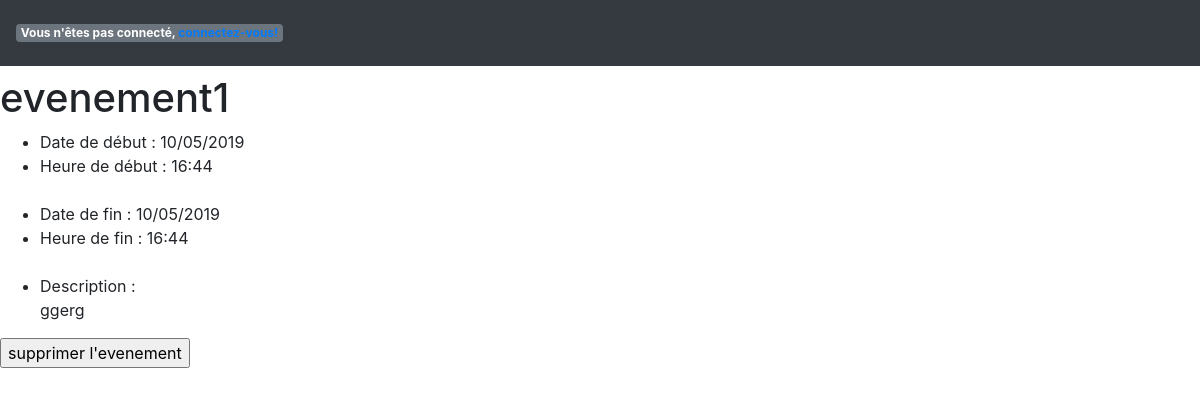
The app's page /event.php?id=12 with its own data.
### tables this page shows
CREATE TABLE IF NOT EXISTS `evenement` (
  `id` int(11) NOT NULL AUTO_INCREMENT,
  `createur` int(11) DEFAULT NULL,
  `nom` varchar(50) NOT NULL,
  `description` text NOT NULL,
  `debut` datetime NOT NULL,
  `fin` datetime NOT NULL,
  `idGroupe` int(11) DEFAULT NULL,
  PRIMARY KEY (`id`),
  KEY `createur` (`createur`) USING BTREE,
  KEY `idGroupe` (`idGroupe`)
);

### src/date/Events.php (called while the page is built, shortened)
<?php
  class Events{
    private $bdd;
    public function __construct(\PDO $bdd)
    {
      $this->bdd = $bdd;
    }
    public function find($id):array{
        $res= $this->bdd->query("SELECT * FROM evenement WHERE id = $id LIMIT 1")->fetch();
        return $res;
    }
  }
?>

### src/date/bootstrap.php (called while the page is built, shortened)
<?php
function h($value)
{
  return htmlentities($value);
}
?>

### event.php (the view, shortened to what this page needs)
<?php
require 'src/date/Events.php';
require 'src/date/bootstrap.php';
$bdd= bdd();
$events = new App\date\Events($bdd);
try
{
    $event = $events-> find($_GET['id']);
}
catch(\Exception $e)
{
  require '404.php';
  exit();
}
require 'views/header.php';
?>
<h1> <?= h($event['nom']); ?> </h1>
<ul>
  <li>Date de début   :     <?= (new DateTime($event['debut']))->format('d/m/Y'); ?></li>
  <li>Heure de début  :     <?= (new DateTime($event['debut']))->format('H:i'); ?></li><br>
  <li>Date de fin     :     <?= (new DateTime($event['fin']))->format('d/m/Y'); ?></li>
  <li>Heure de fin    :     <?= (new DateTime($event['fin']))->format('H:i'); ?></li><br>
  <li>Description     :<br> <?= h($event['description']); ?> </li>
</ul>
<form action="delete.php" method="post" class="form">
  <input type="submit" value="supprimer l'evenement">
</form>
<?php
require 'views/footer.php';
?>

### records on screen
evenement: nom "evenement1", debut "10/05/2019", debut "16:44", fin "10/05/2019", fin "16:44", description "ggerg"
